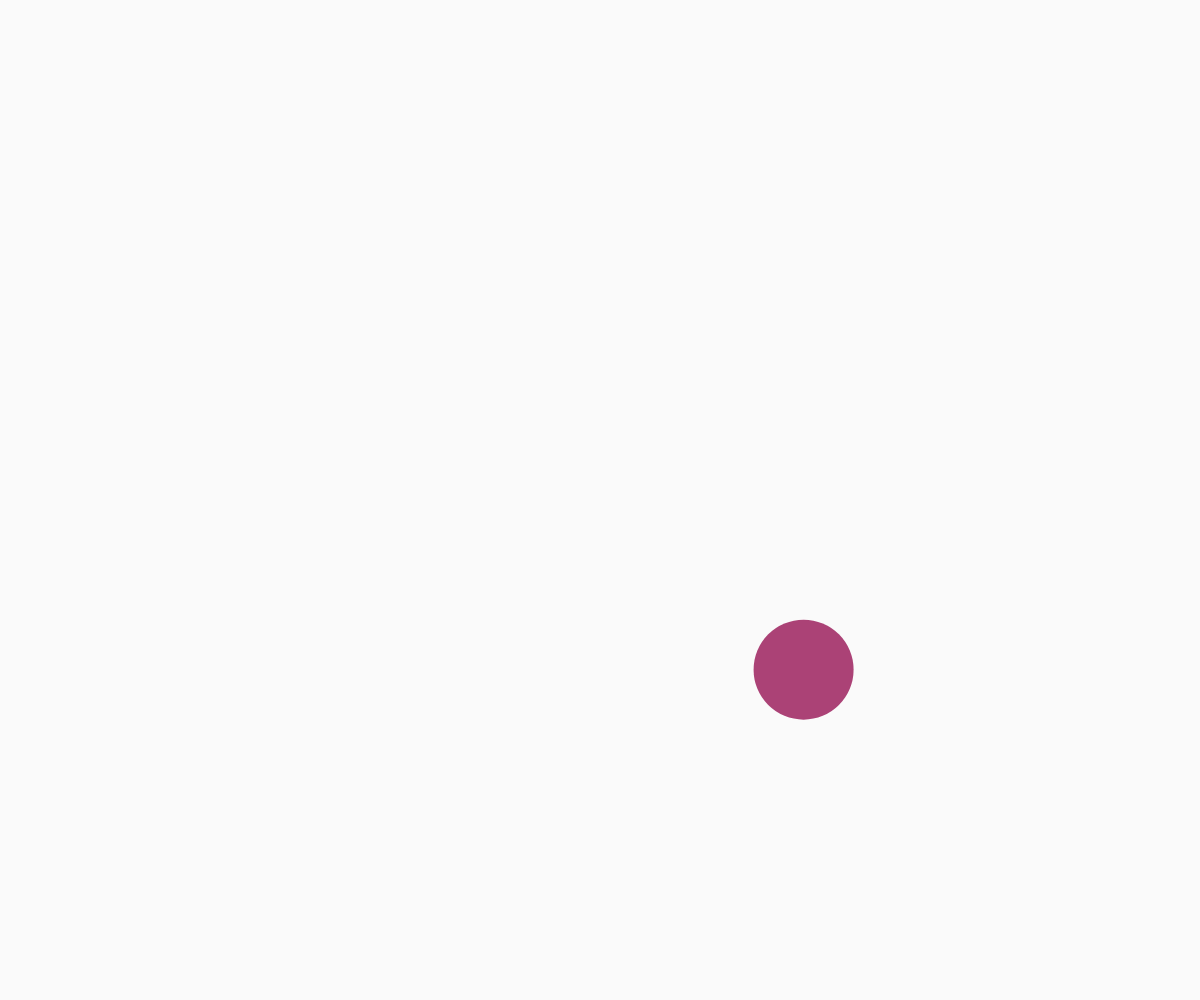
Frame 1 (no input)
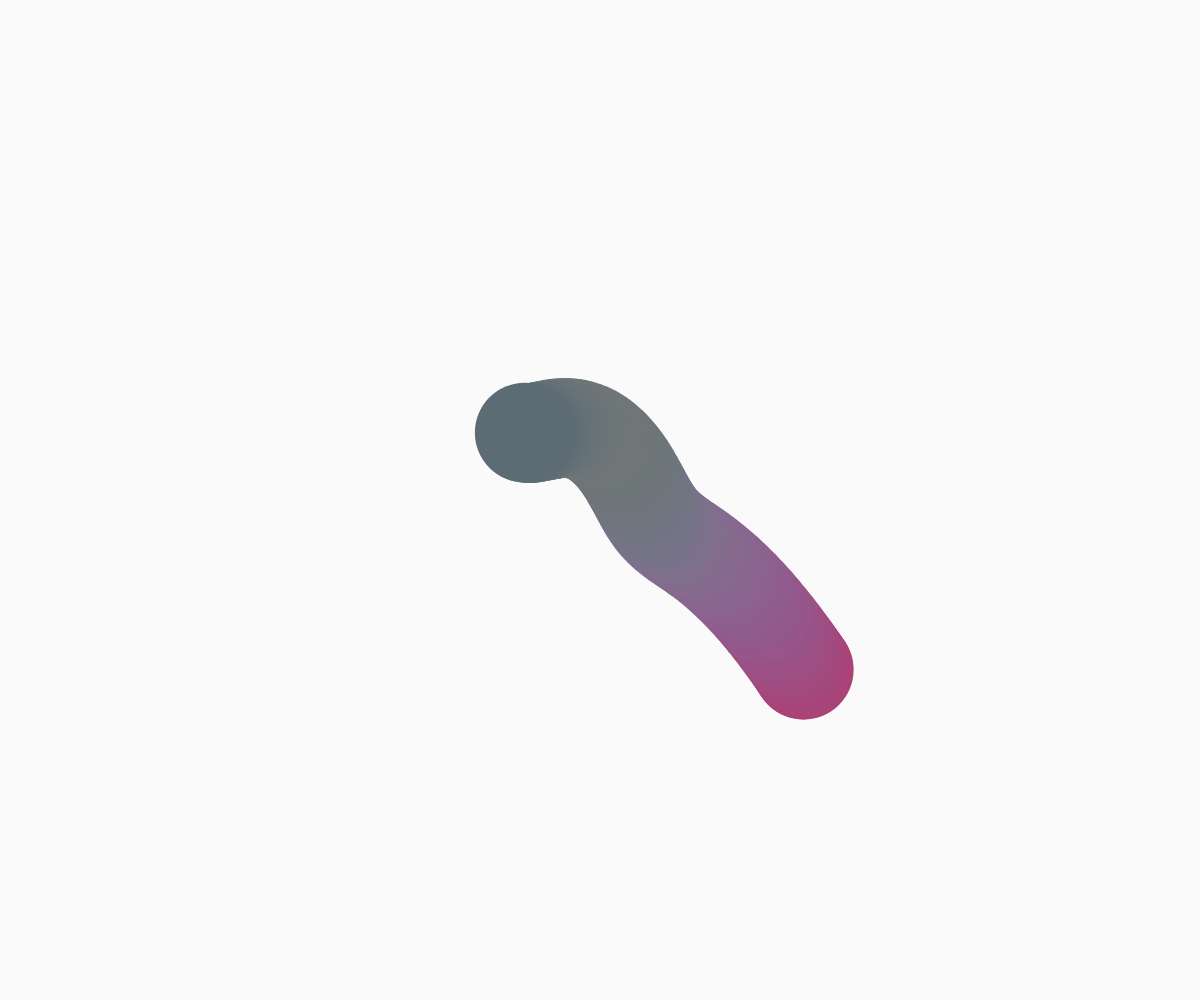
Frame 60 (no input)
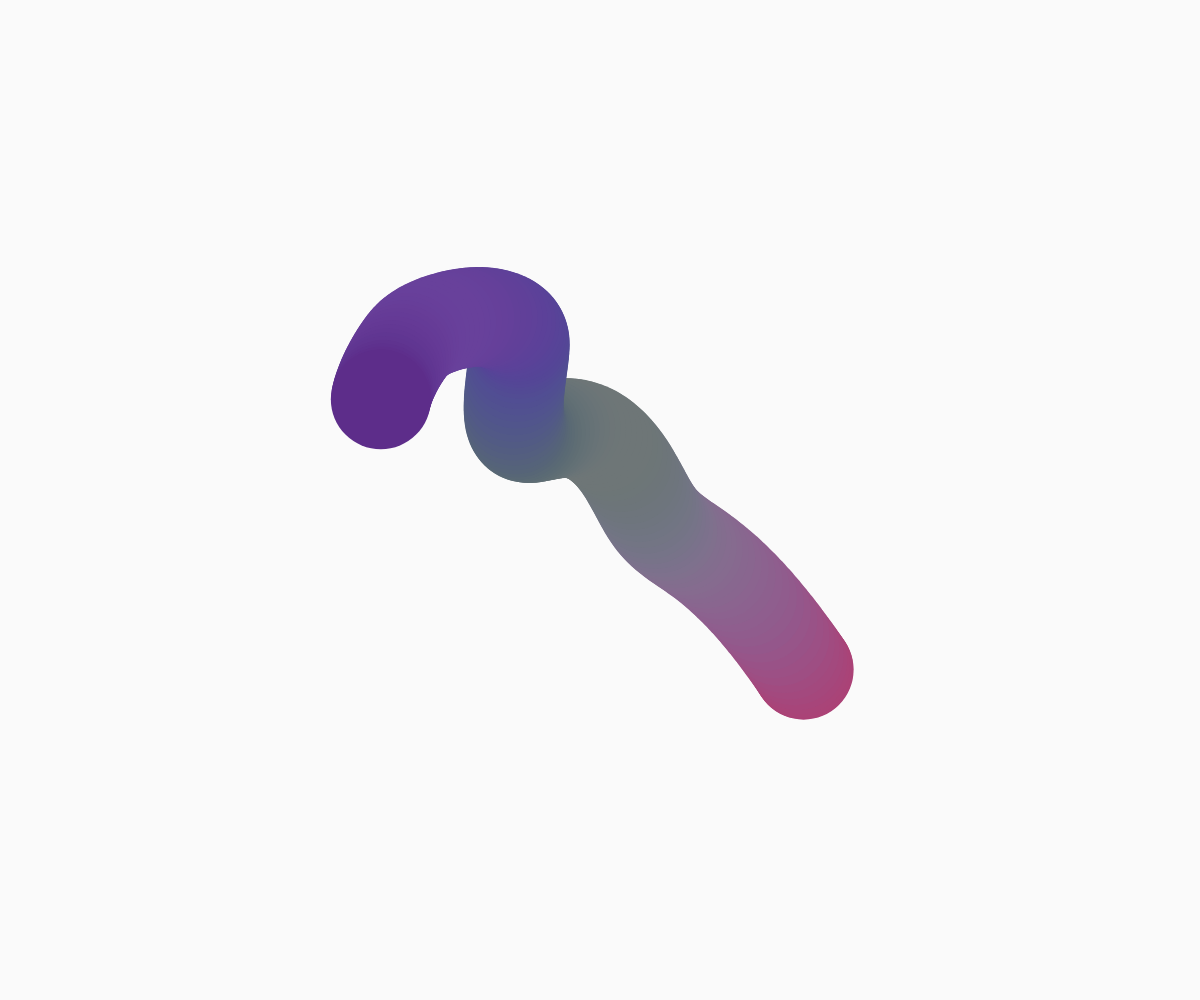
Frame 120 (the mouse pressed at the canvas centre since frame 60)

The p5.js sketch that drew these frames (run headless with seeded random() and noise() and a simulated clock; from frame 60 on, the mouse is pressed at the canvas centre):

// p5.js sketch
// ── sketch.js
let xpos;
let ypos;
let yoffset =0.0;
let xoffset= 0.0;
let coloffset= 0.0;
let colr;
let colg;
let colb;


function setup(){

  createCanvas(windowWidth,windowHeight);
background(0,5);
}

function draw(){
noStroke();
// determining x and y values to the closest numbers
xpos = noise(xoffset)*width;
ypos = noise(yoffset)*height;
//smoothin color transistion to the closest color.
colr = noise(coloffset)* 255;
colb = noise(coloffset +10) * 255;
colg = noise(coloffset +20) * 255;


fill(colr,colg,colb);
circle(xpos, ypos, 100);
//incerments for xoffset, yoffsent and color offset values
xoffset = xoffset + 0.006;
yoffset = yoffset + 0.008;
coloffset = coloffset + 0.01;
}
